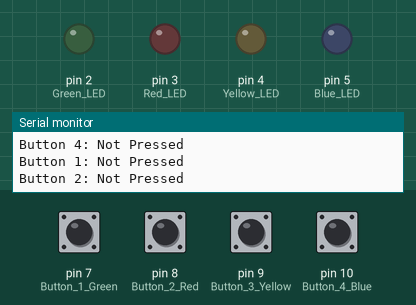
Recording of a sketch running on a simulated Arduino Uno, built with avr-gcc and run on an emulated ATmega328P. Shown: output pins drawn as LEDs (lit = HIGH), the last lines printed to the serial monitor. The inputs (shaded band) are chosen by the test bench; at power-on: pin 7 (Button_1_Green), pin 8 (Button_2_Red), pin 9 (Button_3_Yellow), pin 10 (Button_4_Blue) HIGH.

Above: at 1.2 s.
1.3 s: pin 7 (Button_1_Green) pulled LOW for 0.15 s
At 1.49 s:
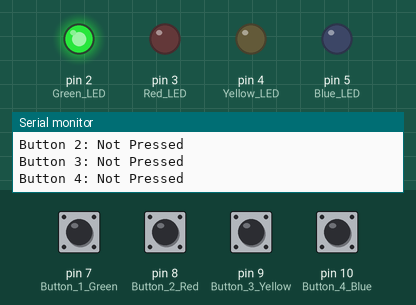
3.0 s: pin 8 (Button_2_Red) pulled LOW for 0.15 s
At 3.15 s:
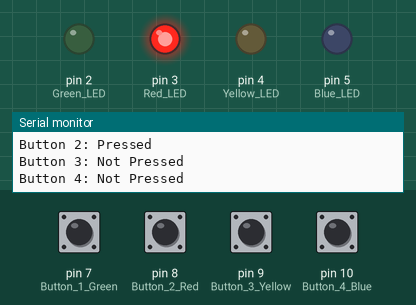
4.7 s: pin 9 (Button_3_Yellow) pulled LOW for 1 s
At 5.5 s:
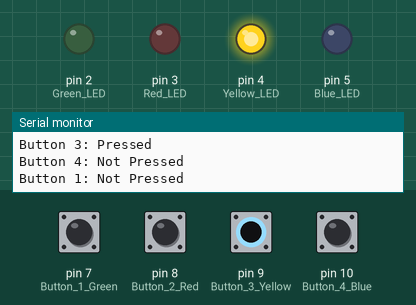
7.2 s: pin 10 (Button_4_Blue) pulled LOW for 0.15 s
At 7.35 s:
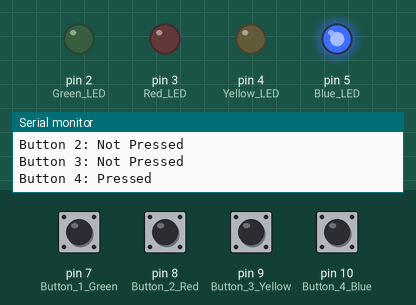
8.9 s: pin 7 (Button_1_Green) pulled LOW for 1 s
At 10.8 s:
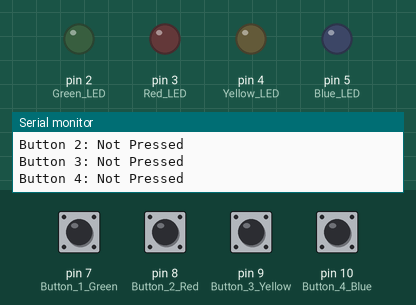
12.9 s: pin 9 (Button_3_Yellow) pulled LOW for 0.15 s
At 14.4 s:
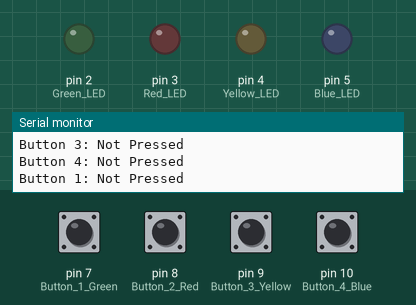
Timing chart, 0 to 15.9 s (numbered marks = the images above; inputs shaded):
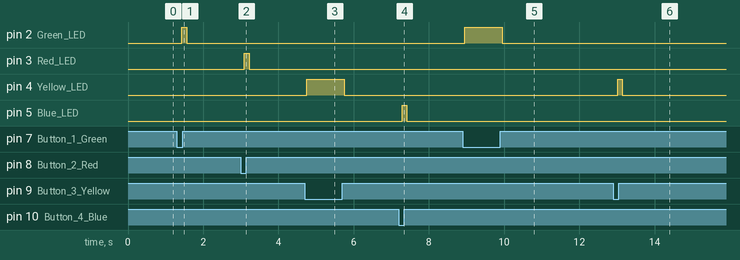

The sketch:

ss_1.ino
```cpp
void setup() {
  Serial.begin(9600);

  // Initialize LED pins
  pinMode(2, OUTPUT); // Green LED
  pinMode(3, OUTPUT); // Red LED
  pinMode(4, OUTPUT); // Yellow LED
  pinMode(5, OUTPUT); // Blue LED

  // Initialize button pins
  pinMode(7, INPUT_PULLUP); // Button 1 Green
  pinMode(8, INPUT_PULLUP); // Button 2 Red
  pinMode(9, INPUT_PULLUP); // Button 3 Yellow
  pinMode(10, INPUT_PULLUP); // Button 4 Blue
}

void loop() {
  // Read button states
  int buttonState1 = digitalRead(7);
  int buttonState2 = digitalRead(8);
  int buttonState3 = digitalRead(9);
  int buttonState4 = digitalRead(10);

  // Print button states to the serial monitor
  Serial.print("Button 1: ");
  Serial.println(buttonState1 == LOW ? "Pressed" : "Not Pressed");
  Serial.print("Button 2: ");
  Serial.println(buttonState2 == LOW ? "Pressed" : "Not Pressed");
  Serial.print("Button 3: ");
  Serial.println(buttonState3 == LOW ? "Pressed" : "Not Pressed");
  Serial.print("Button 4: ");
  Serial.println(buttonState4 == LOW ? "Pressed" : "Not Pressed");

  // Control LEDs based on button states
  digitalWrite(2, buttonState1 == LOW ? HIGH : LOW); // Green LED
  digitalWrite(3, buttonState2 == LOW ? HIGH : LOW); // Red LED
  digitalWrite(4, buttonState3 == LOW ? HIGH : LOW); // Yellow LED
  digitalWrite(5, buttonState4 == LOW ? HIGH : LOW); // Blue LED

  // Delay to debounce buttons
  delay(100);
}
```

Measured:
- after the input at 1.3 s, pin 2 (Green_LED): LOW → HIGH after 0.13 s, → LOW 0.13 s later
- after the input at 3.0 s, pin 3 (Red_LED): LOW → HIGH after 0.10 s, → LOW 0.13 s later
- after the input at 4.7 s, pin 4 (Yellow_LED): LOW → HIGH after 0.06 s, → LOW 1.0 s later
- after the input at 7.2 s, pin 5 (Blue_LED): LOW → HIGH after 0.09 s, → LOW 0.13 s later
- after the input at 8.9 s, pin 2 (Green_LED): LOW → HIGH after 0.05 s, → LOW 1.0 s later
- after the input at 12.9 s, pin 4 (Yellow_LED): LOW → HIGH after 0.12 s, → LOW 0.13 s later
